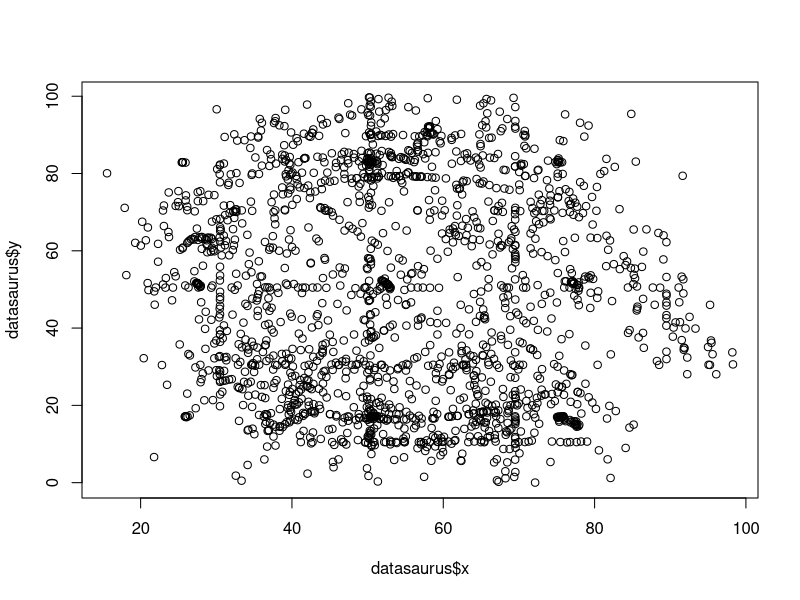
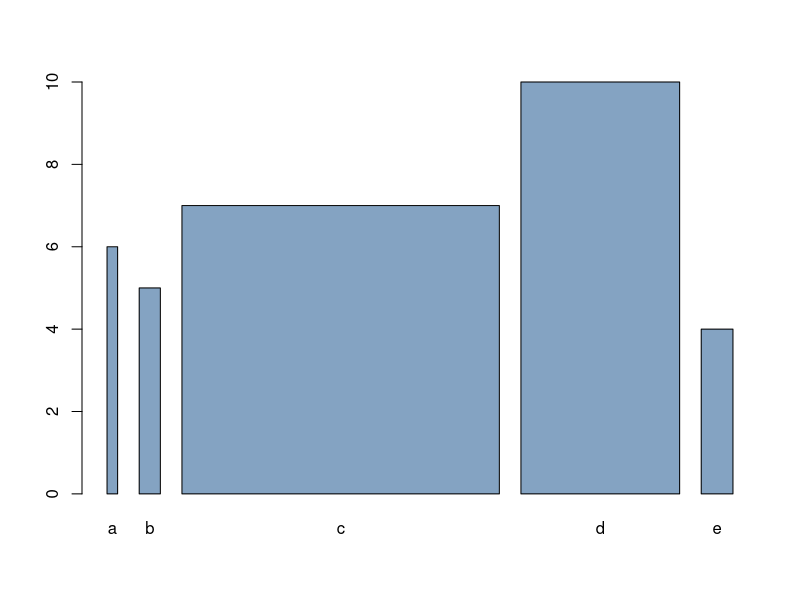
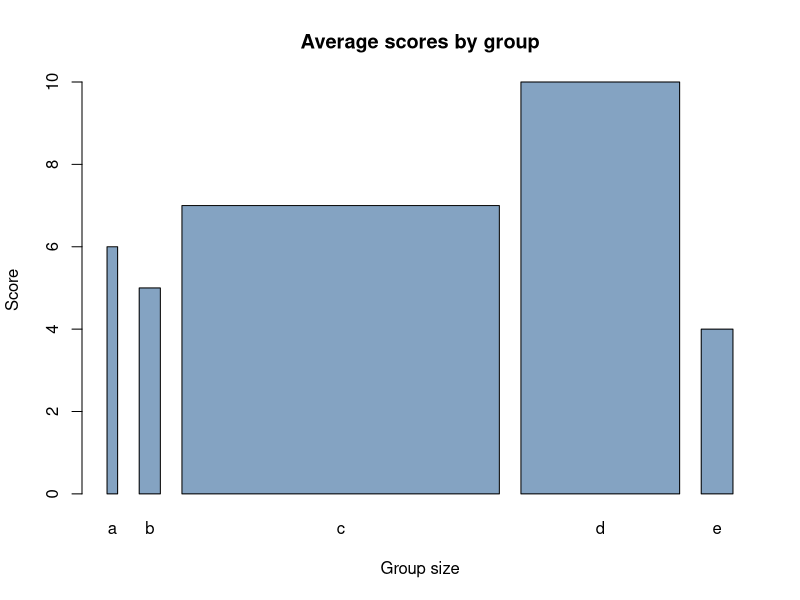
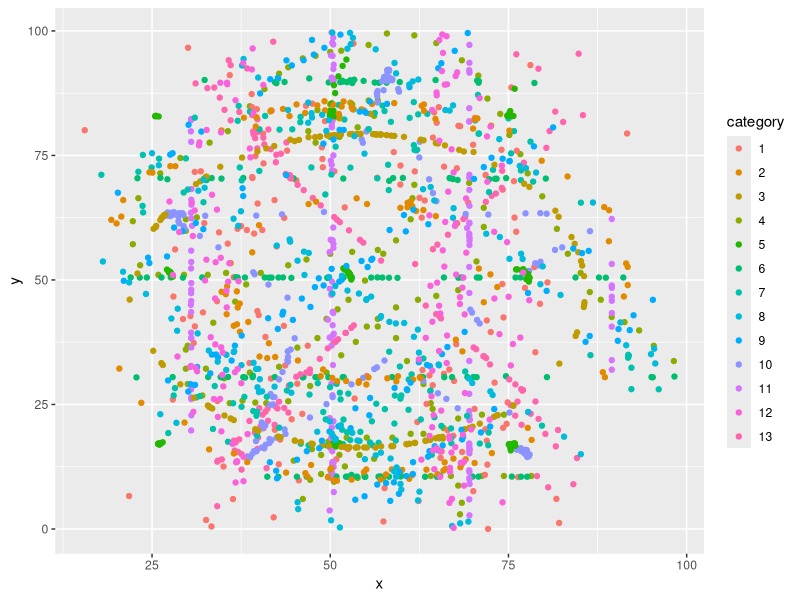
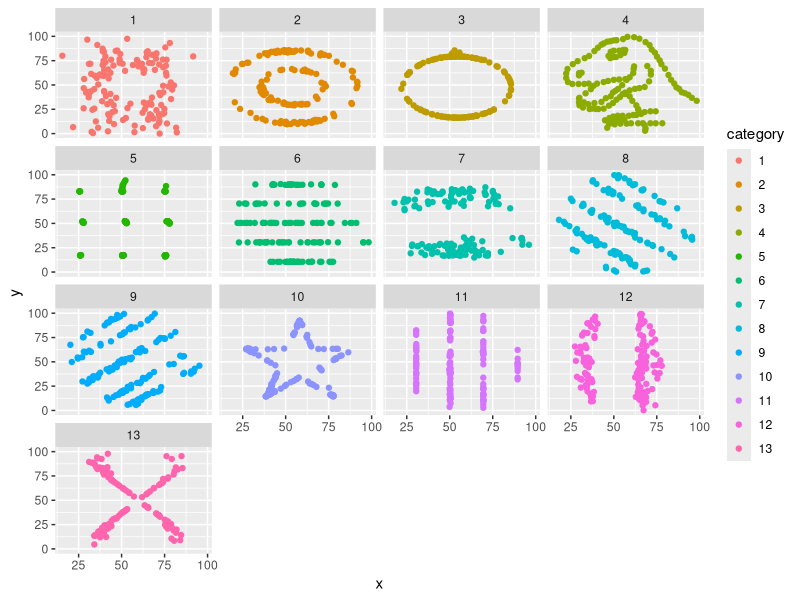

Recreate these plots in R, in order.
## ---- chunk 1
library(dplyr)
library(ggplot2)
library(knitr)

datasaurus <- read.csv("data/datasaurus.csv")
## ---- chunk 2
plot(datasaurus$x, datasaurus$y)
## ---- chunk 3

# create dummy data
data <- data.frame(
  name=letters[1:5],
  value=sample(seq(4,10),5)
)

# Control space:
# barplot(height=data$value, names=data$name, col=rgb(0.2,0.4,0.6,0.6), space=c(0.1,0.2,3,1.5,0.3) )
 
# Control width:
barplot(height=data$value, names=data$name, col=rgb(0.2,0.4,0.6,0.6), width=c(0.1,0.2,3,1.5,0.3))


## ---- chunk 4
barplot(height=data$value, names=data$name, col=rgb(0.2,0.4,0.6,0.6), width=c(0.1,0.2,3,1.5,0.3), 
        main ="Average scores by group",
        xlab = "Group size",
        ylab = "Score")
## ---- chunk 5
#| fig-cap: Table showing random 15 rows of our dataset to have a sense of our data.
#| label: fig-datasaurus


datasaurus$category <- as.factor(as.integer(as.factor(datasaurus$dataset)))

datasaurus <- as_tibble(datasaurus)

datasaurus |> 
  select(category, x, y) |> 
  slice_sample(n = 15) |> 
  kable()

## ---- chunk 6
datasaurus |> 
  group_by(category) |> 
  summarise(
    mean_x = mean(x, na.rm = TRUE),
    sd_x = sd(x, na.rm = TRUE),
    min_x = min(x, na.rm = TRUE),
    max_x = max(x, na.rm = TRUE),
    mean_y = mean(y, na.rm = TRUE),
    sd_y = sd(y, na.rm = TRUE),
    min_y = min(y, na.rm = TRUE),
    max_y = max(y, na.rm = TRUE),
    .groups = "drop"
  ) |> 
  knitr::kable()
## ---- chunk 7
#| echo: true
ggplot(datasaurus, aes(x = x, y = y, color = category)) +
  geom_point()
## ---- chunk 8
#| echo: true
ggplot(datasaurus, aes(x = x, y = y, color = category)) +
  geom_point() +
  facet_wrap(~category)
